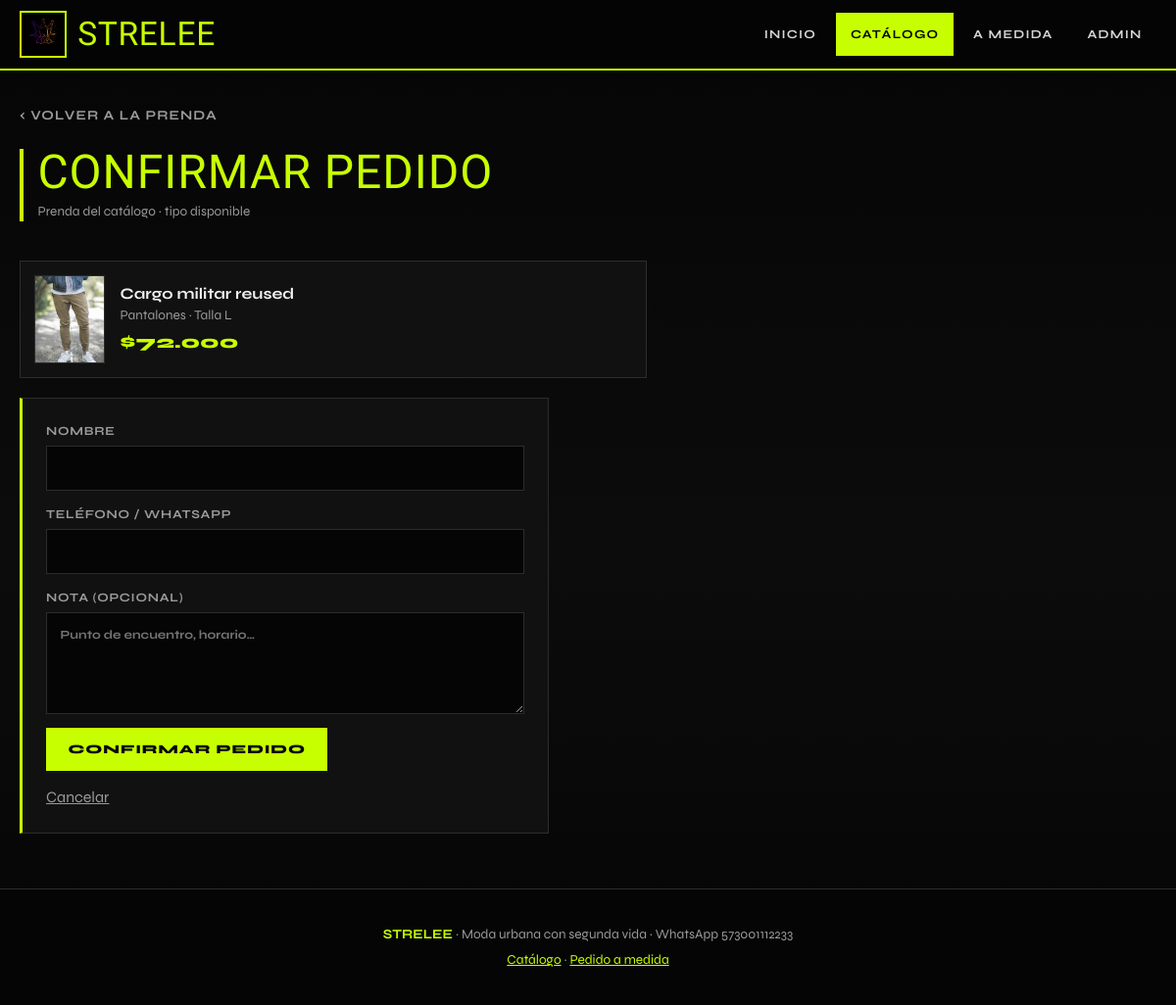
The page /pedido.php?id=2 on the database its author committed.
### tables this page shows
CREATE TABLE prenda (
  id_prenda INT UNSIGNED AUTO_INCREMENT PRIMARY KEY,
  nombre VARCHAR(150) NOT NULL,
  talla VARCHAR(20) NOT NULL,
  precio DECIMAL(10,2) NOT NULL DEFAULT 0.00,
  descripcion TEXT NULL,
  disponible TINYINT(1) NOT NULL DEFAULT 1,
  foto_url VARCHAR(500) NULL,
  id_categoria INT UNSIGNED NOT NULL,
  CONSTRAINT fk_prenda_categoria FOREIGN KEY (id_categoria) REFERENCES categoria(id_categoria)
    ON UPDATE CASCADE ON DELETE RESTRICT
);

CREATE TABLE categoria (
  id_categoria INT UNSIGNED AUTO_INCREMENT PRIMARY KEY,
  nombre VARCHAR(100) NOT NULL
);

### includes/funciones.php (called while the page is built, shortened)
<?php
function e($texto) {
    return htmlspecialchars((string)$texto, ENT_QUOTES, 'UTF-8');
}
function formatearPrecio($precio) {
    return '$' . number_format((float)$precio, 0, ',', '.');
}
function fotoSrc($url, $desdeAdmin = false) {
    $url = trim((string)$url);
    $rel = ltrim($url, '/');
    return ($desdeAdmin ? '../' : '') . $rel;
}

### pedido.php (the view, shortened to what this page needs)
<?php
require_once __DIR__ . '/includes/conexion.php';
require_once __DIR__ . '/includes/funciones.php';
$id = (int)($_GET['id'] ?? $_POST['id_prenda'] ?? 0);
$stmt = $mysqli->prepare(
    'SELECT p.*, c.nombre AS categoria_nombre FROM prenda p
     JOIN categoria c ON c.id_categoria = p.id_categoria
     WHERE p.id_prenda = ? AND p.disponible = 1'
);
$stmt->bind_param('i', $id);
$stmt->execute();
$prenda = $stmt->get_result()->fetch_assoc();
    ?>
    <?php
require __DIR__ . '/includes/header.php';
?>
<a class="volver" href="prenda.php?id=<?= (int)$prenda['id_prenda'] ?>">‹ Volver a la prenda</a>
<section class="pedido-layout">
<section class="seccion-titulo">
    <h2>Confirmar pedido</h2>
    <p class="meta">Prenda del catálogo · tipo disponible</p>
</section>
<div class="pedido-resumen">
    <img src="<?= e(fotoSrc($prenda['foto_url'])) ?>" alt="">
    <div>
        <strong><?= e($prenda['nombre']) ?></strong>
        <p class="meta"><?= e($prenda['categoria_nombre']) ?> · Talla <?= e($prenda['talla']) ?></p>
        <p class="precio"><?= e(formatearPrecio($prenda['precio'])) ?></p>
    </div>
</div>
<form method="post" class="form">
    <label>Nombre <input name="nombre_cliente" required autocomplete="name" value="<?= e($_POST['nombre_cliente'] ?? '') ?>"></label>
    <label>Teléfono / WhatsApp <input name="telefono_cliente" required autocomplete="tel" value="<?= e($_POST['telefono_cliente'] ?? '') ?>"></label>
    <label>Nota (opcional) <textarea name="descripcion_solicitud" rows="3" placeholder="Punto de encuentro, horario…"><?= e($_POST['descripcion_solicitud'] ?? '') ?></textarea></label>
    <button class="btn btn-lima" type="submit">Confirmar pedido</button>
    <a href="prenda.php?id=<?= (int)$prenda['id_prenda'] ?>" style="color:var(--gris)">Cancelar</a>
</form>
</section>
<?php require __DIR__ . '/includes/footer.php'; ?>

### css/estilos.css (style rules this page uses)
:root { --negro: #050505; --negro-2: #111111; --negro-3: #1a1a1a; --lima: #c8ff00; --lima-dim: #a8d600; --lima-glow: rgba(200, 255, 0, 0.18); --gris: #9a9a9a; --gris-claro: #d4d4d4; --gris-borde: #2c2c2c; --blanco: #f2f2f2; --danger: #ff3b3b; --ok: #7dffb3; --wa: #1faa74; --max: 1200px; --ease: cubic-bezier(0.22, 1, 0.36, 1); --pad-x: clamp(0.85rem, 3.2vw, 1.25rem); --header-h: 4.25rem; --tap: 44px; }
* { box-sizing: border-box; margin: 0; padding: 0; }
html { scroll-behavior: smooth; -webkit-text-size-adjust: 100%; text-size-adjust: 100%; overflow-x: clip; width: 100%; }
body { font-family: "Syne", "Segoe UI", sans-serif; background-color: var(--negro); background-image: linear-gradient(180deg, #050505 0%, #0c0c0c 55%, #050505 100%), repeating-linear-gradient( -12deg, transparent, transparent 40px, rgba(200, 255, 0, 0.02) 40px, rgba(200, 255, 0, 0.02) 41px ); color: var(--blanco); min-height: 100vh; min-height: 100dvh; line-height: 1.5; overflow-x: clip; width: 100%; max-width: 100vw; padding-left: env(safe-area-inset-left, 0px); padding-right: env(safe-area-inset-right, 0px); }
img { max-width: 100%; height: auto; display: block; }
h1, h2, h3, .brand span, .display, .stamp { font-family: "Archivo Black", "Impact", sans-serif; letter-spacing: 0.02em; font-weight: 400; text-transform: uppercase; }
a { color: var(--lima); }
.btn { display: inline-flex; align-items: center; justify-content: center; border: none; padding: 0.85rem 1.4rem; font-weight: 800; text-decoration: none; cursor: pointer; font-family: inherit; text-transform: uppercase; letter-spacing: 0.08em; font-size: 0.8rem; min-height: var(--tap); transition: transform 0.2s var(--ease), background 0.2s, color 0.2s; text-align: center; }
.btn-lima { background: var(--lima); color: var(--negro); }
.seccion-titulo { margin-bottom: 1.25rem; border-left: 4px solid var(--lima); padding-left: 0.9rem; }
.seccion-titulo h2 { font-size: clamp(1.75rem, 5vw, 3rem); color: var(--lima); line-height: 1; margin-bottom: 0.35rem; }
.seccion-titulo .meta { color: var(--gris); }
.precio { color: var(--lima); font-weight: 800; font-size: 1.15rem; }
.meta { color: var(--gris); font-size: 0.85rem; }
.volver { display: inline-flex; align-items: center; min-height: var(--tap); margin-bottom: 0.75rem; color: var(--gris); text-decoration: none; font-size: 0.85rem; font-weight: 700; text-transform: uppercase; letter-spacing: 0.08em; }
.pedido-layout { display: grid; gap: 1.25rem; max-width: 640px; }
.pedido-resumen { display: flex; gap: 1rem; align-items: center; margin-bottom: 0; padding: 0.85rem; border: 1px solid var(--gris-borde); background: var(--negro-2); }
.pedido-resumen img { width: 72px; height: 90px; object-fit: cover; border: 1px solid var(--gris-borde); flex-shrink: 0; }
.pedido-resumen .precio { margin-top: 0.2rem; }
.form { background: var(--negro-2); border: 1px solid var(--gris-borde); border-left: 3px solid var(--lima); padding: clamp(1.1rem, 3vw, 1.5rem); max-width: 540px; width: 100%; display: grid; gap: 0.9rem; }
.form label { font-weight: 700; font-size: 0.78rem; display: grid; gap: 0.35rem; text-transform: uppercase; letter-spacing: 0.06em; color: var(--gris); }
.form input, .form select, .form textarea { width: 100%; padding: 0.8rem 0.85rem; min-height: var(--tap); border: 1px solid var(--gris-borde); background: var(--negro); color: var(--blanco); font: inherit; text-transform: none; letter-spacing: normal; border-radius: 0; }
.form textarea { min-height: 6.5rem; resize: vertical; }
.form .btn { width: fit-content; max-width: 100%; }

### rows shown on the page
prenda: foto_url (picture), nombre "Cargo militar reused", id_categoria.nombre "Pantalones", talla "L", precio "$72.000"

### other values the page prints
WHATSAPP_STRELEE "573001112233"
